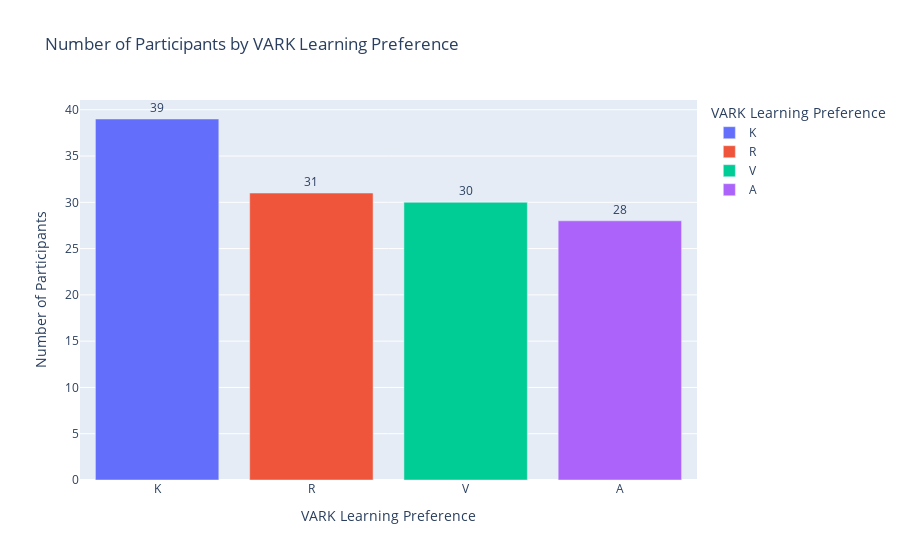

Here is the notebook cell this chart was saved with:
### Code cell
# Calculate dominant VARK modality for each participant
vark_types = ['V', 'A', 'R', 'K']
vark_columns = [f'VARK {i}' for i in range(1, 17)]

# Function to determine the dominant VARK preference
def find_dominant_vark(row):
    vark_counts = {v: 0 for v in vark_types}
    for col in vark_columns:
        if col in row and pd.notna(row[col]):
            vark_values = str(row[col]).split(',')
            for v in vark_values:
                v = v.strip().upper()
                if v in vark_counts:
                    vark_counts[v] += 1
    max_count = max(vark_counts.values())
    dominant_varks = [v for v, count in vark_counts.items() if count == max_count]
    return dominant_varks[0] if dominant_varks else ''

# Apply the function to each row to compute dominant VARK preference
data['VARK'] = data.apply(find_dominant_vark, axis=1)

# Step 2: Visualization of VARK Learning Preferences

# Count the number of participants for each VARK learning preference
vark_count = data['VARK'].value_counts().reset_index()
vark_count.columns = ['VARK', 'count']  # Rename columns for clarity

# Create a bar plot of the VARK counts
fig = px.bar(vark_count, x='VARK', y='count', color='VARK',
             title="Number of Participants by VARK Learning Preference",
             labels={"VARK": "VARK Learning Preference", "count": "Number of Participants"},
             text='count')  # Add values on top of bars

# Update layout to display values on top of bars
fig.update_traces(texttemplate='%{text:.2s}', textposition='outside')
fig.show()

### Figure 1 — Plotly figure (JSON) as saved in the notebook; plotly's stock layout.template omitted (floating-point values rounded to 4 significant figures)
{"data": [{"alignmentgroup": "True", "hovertemplate": "VARK Learning Preference=%{x}<br>Number of Participants=%{text}<extra></extra>", "legendgroup": "K", "marker": {"color": "#636efa", "pattern": {"shape": ""}}, "name": "K", "offsetgroup": "K", "orientation": "v", "showlegend": true, "text": [39], "textposition": "outside", "texttemplate": "%{text:.2s}", "type": "bar", "x": ["K"], "xaxis": "x", "y": [39], "yaxis": "y"}, {"alignmentgroup": "True", "hovertemplate": "VARK Learning Preference=%{x}<br>Number of Participants=%{text}<extra></extra>", "legendgroup": "R", "marker": {"color": "#EF553B", "pattern": {"shape": ""}}, "name": "R", "offsetgroup": "R", "orientation": "v", "showlegend": true, "text": [31], "textposition": "outside", "texttemplate": "%{text:.2s}", "type": "bar", "x": ["R"], "xaxis": "x", "y": [31], "yaxis": "y"}, {"alignmentgroup": "True", "hovertemplate": "VARK Learning Preference=%{x}<br>Number of Participants=%{text}<extra></extra>", "legendgroup": "V", "marker": {"color": "#00cc96", "pattern": {"shape": ""}}, "name": "V", "offsetgroup": "V", "orientation": "v", "showlegend": true, "text": [30], "textposition": "outside", "texttemplate": "%{text:.2s}", "type": "bar", "x": ["V"], "xaxis": "x", "y": [30], "yaxis": "y"}, {"alignmentgroup": "True", "hovertemplate": "VARK Learning Preference=%{x}<br>Number of Participants=%{text}<extra></extra>", "legendgroup": "A", "marker": {"color": "#ab63fa", "pattern": {"shape": ""}}, "name": "A", "offsetgroup": "A", "orientation": "v", "showlegend": true, "text": [28], "textposition": "outside", "texttemplate": "%{text:.2s}", "type": "bar", "x": ["A"], "xaxis": "x", "y": [28], "yaxis": "y"}], "layout": {"barmode": "relative", "legend": {"title": {"text": "VARK Learning Preference"}, "tracegroupgap": 0}, "title": {"text": "Number of Participants by VARK Learning Preference"}, "xaxis": {"anchor": "y", "categoryarray": ["K", "R", "V", "A"], "categoryorder": "array", "domain": [0, 1], "title": {"text": "VARK Learning Preference"}}, "yaxis": {"anchor": "x", "domain": [0, 1], "title": {"text": "Number of Participants"}}}}
